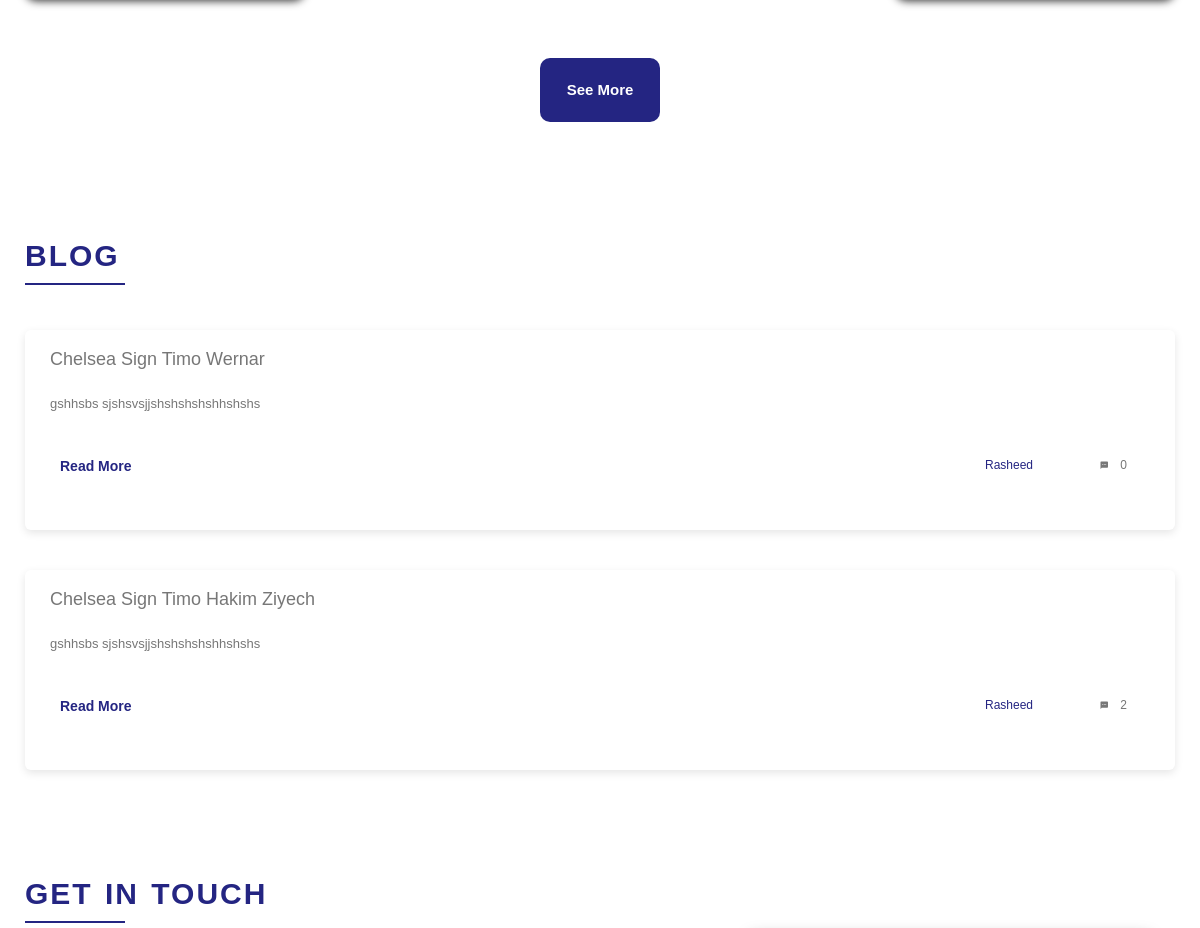
The app's page / (middle part), older data.
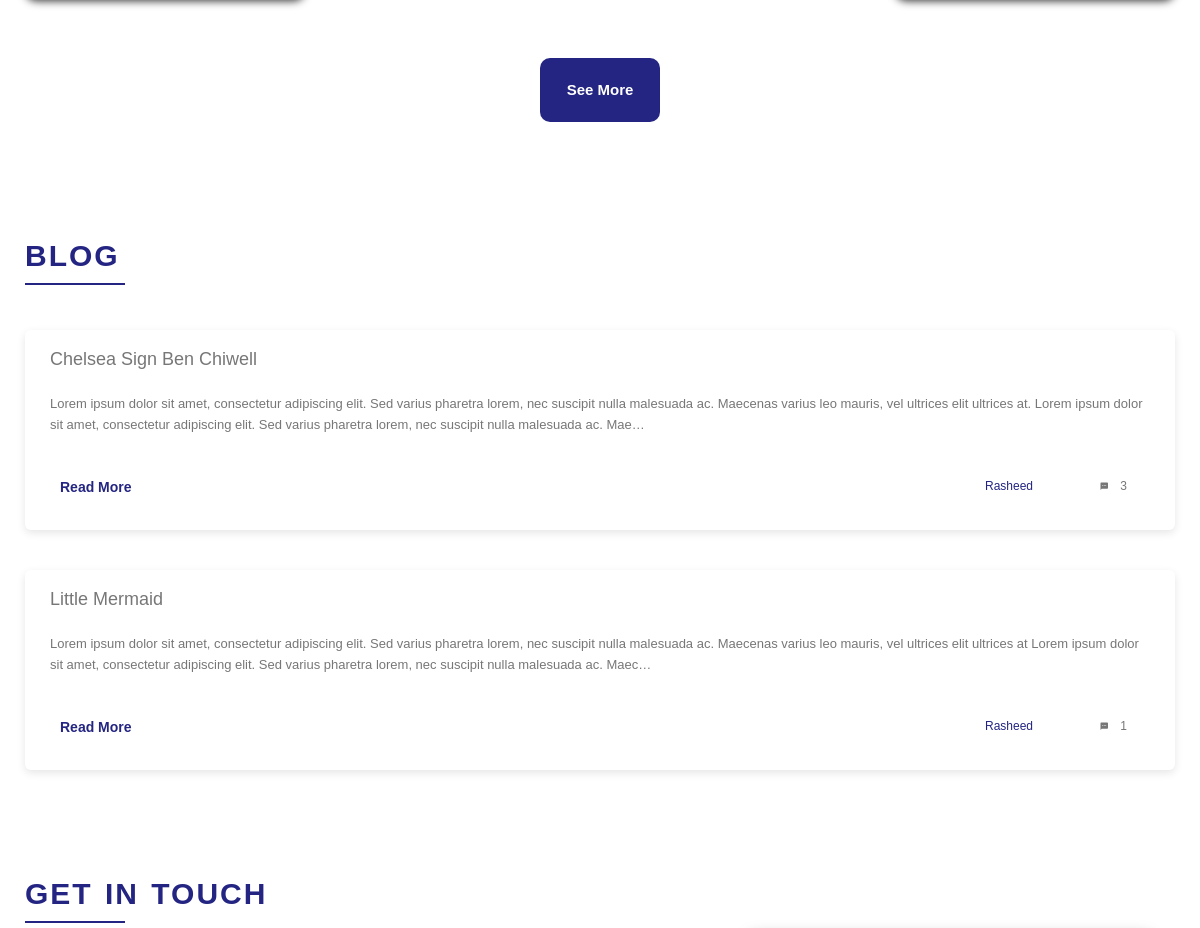
The same page, newer data.
### main/models.py (models this page shows)
class ForumPost(models.Model):
    id = models.UUIDField(primary_key=True, default=uuid.uuid4, editable=False)
    user = models.ForeignKey(MyUser, on_delete=models.CASCADE, null=True)
    title = models.CharField(max_length=100)
    body = models.TextField(max_length=10000)
    views = models.PositiveIntegerField(default=0)
    created_at = models.DateTimeField(auto_now_add=True)

### myAuth/models.py (models this page shows, shortened)
class MyUser(AbstractBaseUser):
    id = models.UUIDField(primary_key=True, default=uuid.uuid4, editable=False)
    email = models.EmailField(verbose_name="email", max_length=60, unique=True)
    date_joined = models.DateTimeField(
        verbose_name='date joined', auto_now_add=True)
    last_login = models.DateTimeField(verbose_name='last login', auto_now=True)
    is_admin = models.BooleanField(default=False)
    is_active = models.BooleanField(default=True)
    is_staff = models.BooleanField(default=False)
    is_superuser = models.BooleanField(default=False)
    fullname = models.CharField(max_length=60)
    phone = models.PositiveIntegerField()
    photo = models.ImageField(default="default.jpg")
    is_artisan = models.BooleanField(default=False)
    USERNAME_FIELD = 'email'
    REQUIRED_FIELDS = ['fullname', 'phone']
    objects = MyUserManager()
    def get_name(self):
        name = self.fullname.split(" ")[1]
        return name

### myAuth/views.py (the view)
# urls.py: path('', index_view, name="home"),
def index_view(request):
    ads_qs = Ad.objects.all()[:8]
    ads = []
    for ad in ads_qs:
        imgs = AdImage.objects.filter(ad=ad.id)
        data = {"ad": ad, "images": imgs}
        ads.append(data)
    artisans = Artisan.objects.all()[:8]
    post_qs = ForumPost.objects.all()[:8]
    posts = []
    for post in post_qs:
        comments = Comment.objects.filter(post=post)
        comment_num = comments.count()
        pos = {"post": post, "count": comment_num}
        posts.append(pos)
    context = {
        "ads": ads,
        "artisans": artisans,
        "posts": posts
    }
    return render(request, 'index.html', context)

### razboy/middwares.py (called while the page is built)
def open_access_middleware(get_response):
    def middleware(request):
        response = get_response(request)
        response["Access-Control-Allow-Origin"] = "*"
        response["Access-Control-Allow-Headers"] = "*"
        return response
    return middleware

### templates/index.html (shortened to what this page needs)
{% extends 'base.html' %}
{% block r %}
{% endblock r %}
{% block content %}
<section class="artisan-popular">
  <div class="row">
  </div>
  <a class="view-all-btn blue-btn" href="#"> See More </a>
</section>
<section class="latest-post">
  <h2 class="section-heading">Blog</h2>
  <div class="row">
    {% for post in posts %}
    <div class="post_card" style="width: 100%; height: 20rem;">
      <div class="post_card-body">
        <h4 class="post_card-heading">
          {{ post.post.title }}
        </h4>
        <p class="post_card-text">
          {{ post.post.body|truncatechars:300 }}
        </p>
        <div class="post_card-footer">
          <a class="post_card-btn" href="{% url 'blog_details_view' post.post.id %}">Read More</a>
          <div class="card-inner">
            <p>{{ post.post.user.get_name }}</p>
            <span class="post_comment_count">
              <i class="ion-android-textsms"></i>
              <p>{{ post.count }}</p>
            </span>
          </div>
        </div>
      </div>
    </div>
    {% endfor %}
  </div>
</section>
<section class="contact" id="contact-section">
  <div class="contact-info">
    <h3 class="section-heading">Get in touch</h3>
  </div>
</section>
{% endblock content %}

Row changes from the older to the newer data that the page shows:
removed ForumPost: post "Chelsea Sign Timo Wernar", post.body "gshhsbs sjshsvsjjshshshshshhshshs", post.user.get_name "Rasheed", count "0"
removed ForumPost: post "Chelsea Sign Timo Hakim Ziyech", post.body "gshhsbs sjshsvsjjshshshshshhshshs", post.user.get_name "Rasheed", count "2"
added ForumPost: post "Chelsea Sign Ben Chiwell", post.body "Lorem ipsum dolor sit amet, consectetur adipiscing elit. Sed varius pharetra lorem, nec suscipit nulla malesuada ac. Maecenas varius leo mauris, vel ultrices elit ultrices at. Lorem ipsum dolor sit amet, consectetur adipiscing elit. Sed varius pharetra lorem, nec suscipit nulla malesuada ac. Mae…", post.user.get_name "Rasheed", count "3"
added ForumPost: post "Little Mermaid", post.body "Lorem ipsum dolor sit amet, consectetur adipiscing elit. Sed varius pharetra lorem, nec suscipit nulla malesuada ac. Maecenas varius leo mauris, vel ultrices elit ultrices at Lorem ipsum dolor sit amet, consectetur adipiscing elit. Sed varius pharetra lorem, nec suscipit nulla malesuada ac. Maec…", post.user.get_name "Rasheed", count "1"
